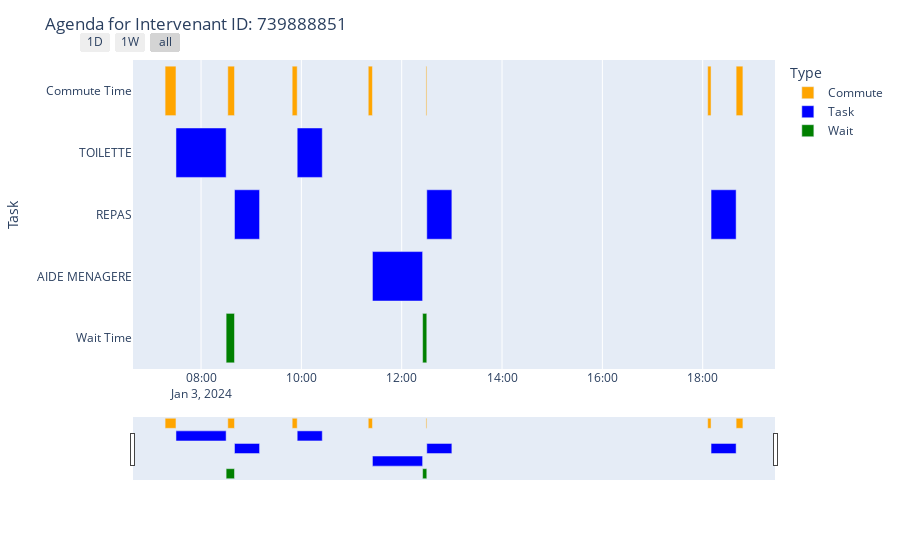
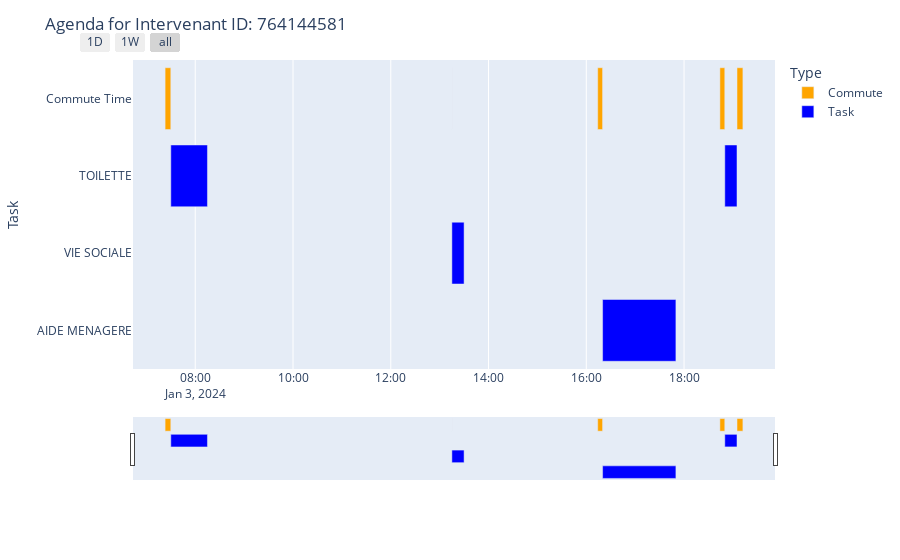
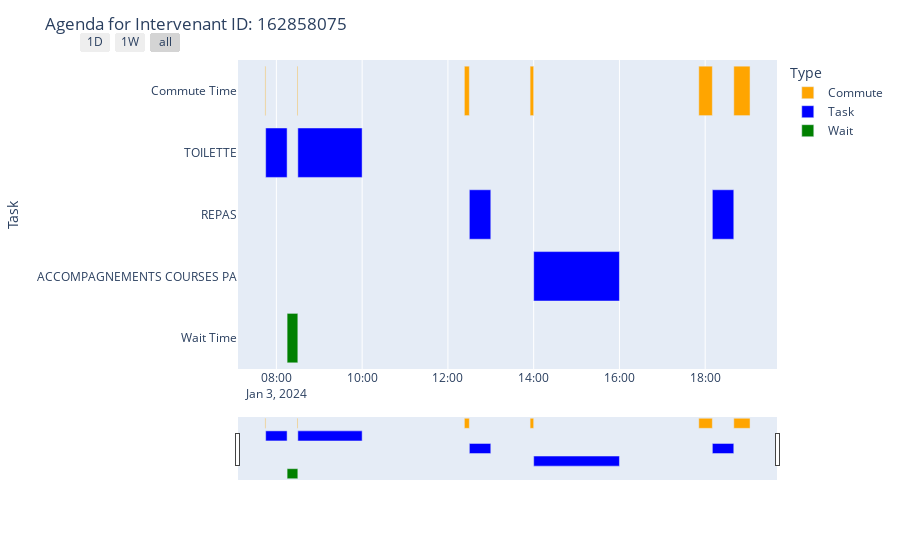
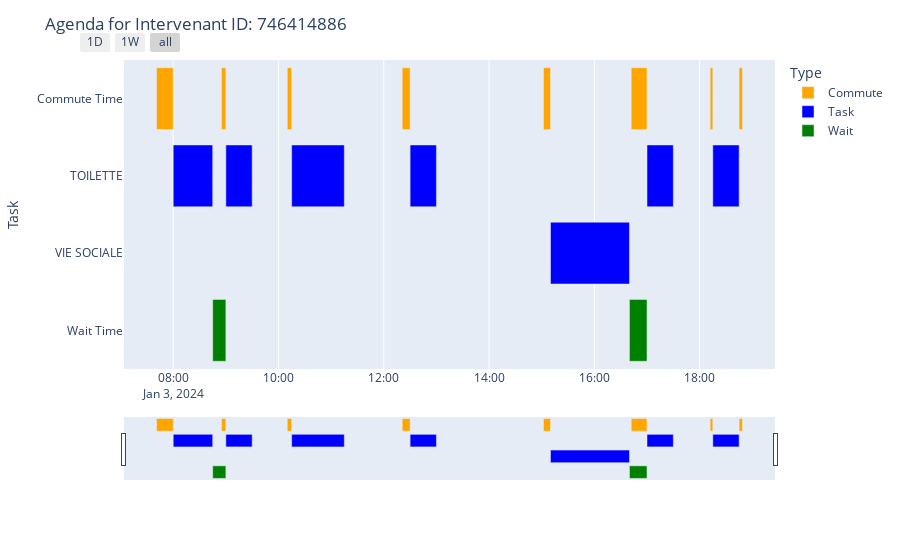

Source (notebook cell) for these figures, in order:
### Code cell
all_intervenant_agendas = []

for intervenant_id in jan24_df["ID Intervenant"].unique():
    intervenant_agenda_commute = plot_agenda(
        intervenant_id, jan24_df, commute_data_df
    )
    all_intervenant_agendas.append(intervenant_agenda_commute)

df_agendas = pd.concat(all_intervenant_agendas)

### Figure 1 — Plotly figure (JSON) as saved in the notebook; plotly's stock layout.template omitted (floating-point values rounded to 4 significant figures)
{"data": [{"alignmentgroup": "True", "base": ["2024-01-03T07:17:00-03:00", "2024-01-03T08:32:00-03:00", "2024-01-03T09:49:00-03:00", "2024-01-03T11:20:00-03:00", "2024-01-03T12:29:00-03:00", "2024-01-03T18:06:00-03:00", "2024-01-03T18:40:00-03:00"], "customdata": [["522099746", 0, 13], ["480337694", 2, 8], ["197274024", 0, 6], ["658187452", 0, 5], ["243033408", 4, 1], ["530138806", 0, 4], ["Home", 0, 8.1]], "hovertemplate": "Type=Commute<br>Start=%{base}<br>Finish=%{x}<br>Task=%{y}<br>ID Client=%{customdata[0]}<br>Wait Time=%{customdata[1]}<br>Commute Time=%{customdata[2]}<extra></extra>", "legendgroup": "Commute", "marker": {"color": "orange", "pattern": {"shape": ""}}, "name": "Commute", "offsetgroup": "Commute", "orientation": "h", "showlegend": true, "textposition": "auto", "type": "bar", "x": [780000, 480000, 360000, 300000, 60000, 240000, 486000], "xaxis": "x", "y": ["Commute Time", "Commute Time", "Commute Time", "Commute Time", "Commute Time", "Commute Time", "Commute Time"], "yaxis": "y"}, {"alignmentgroup": "True", "base": ["2024-01-03T07:30:00-03:00", "2024-01-03T08:40:00-03:00", "2024-01-03T09:55:00-03:00", "2024-01-03T11:25:00-03:00", "2024-01-03T12:30:00-03:00", "2024-01-03T18:10:00-03:00"], "customdata": [["522099746", 0, 13], ["480337694", 2, 8], ["197274024", 0, 6], ["658187452", 0, 5], ["243033408", 4, 1], ["530138806", 0, 4]], "hovertemplate": "Type=Task<br>Start=%{base}<br>Finish=%{x}<br>Task=%{y}<br>ID Client=%{customdata[0]}<br>Wait Time=%{customdata[1]}<br>Commute Time=%{customdata[2]}<extra></extra>", "legendgroup": "Task", "marker": {"color": "blue", "pattern": {"shape": ""}}, "name": "Task", "offsetgroup": "Task", "orientation": "h", "showlegend": true, "textposition": "auto", "type": "bar", "x": [3600000, 1800000, 1800000, 3600000, 1800000, 1800000], "xaxis": "x", "y": ["TOILETTE", "REPAS", "TOILETTE", "AIDE MENAGERE", "REPAS", "REPAS"], "yaxis": "y"}, {"alignmentgroup": "True", "base": ["2024-01-03T08:30:00-03:00", "2024-01-03T12:25:00-03:00"], "customdata": [["480337694", 2, 8], ["243033408", 4, 1]], "hovertemplate": "Type=Wait<br>Start=%{base}<br>Finish=%{x}<br>Task=%{y}<br>ID Client=%{customdata[0]}<br>Wait Time=%{customdata[1]}<br>Commute Time=%{customdata[2]}<extra></extra>", "legendgroup": "Wait", "marker": {"color": "green", "pattern": {"shape": ""}}, "name": "Wait", "offsetgroup": "Wait", "orientation": "h", "showlegend": true, "textposition": "auto", "type": "bar", "x": [600000, 300000], "xaxis": "x", "y": ["Wait Time", "Wait Time"], "yaxis": "y"}], "layout": {"barmode": "overlay", "legend": {"title": {"text": "Type"}, "tracegroupgap": 0}, "margin": {"t": 60}, "title": {"text": "Agenda for Intervenant ID: 739888851"}, "xaxis": {"anchor": "y", "domain": [0, 1], "rangeselector": {"buttons": [{"count": 1, "label": "1D", "step": "day", "stepmode": "backward"}, {"count": 7, "label": "1W", "step": "day", "stepmode": "backward"}, {"step": "all"}]}, "rangeslider": {"visible": true}, "type": "date"}, "yaxis": {"anchor": "x", "autorange": "reversed", "domain": [0, 1], "title": {"text": "Task"}}}}

### Figure 2 — Plotly figure (JSON) as saved in the notebook; plotly's stock layout.template omitted (floating-point values rounded to 4 significant figures)
{"data": [{"alignmentgroup": "True", "base": ["2024-01-03T07:23:00-03:00", "2024-01-03T13:15:00-03:00", "2024-01-03T16:14:00-03:00", "2024-01-03T18:44:00-03:00", "2024-01-03T19:05:00-03:00"], "customdata": [["87852633", 0, 7], ["87852633", 0, 0], ["662280369", 0, 6], ["87852633", 0, 6], ["Home", 0, 7.233]], "hovertemplate": "Type=Commute<br>Start=%{base}<br>Finish=%{x}<br>Task=%{y}<br>ID Client=%{customdata[0]}<br>Wait Time=%{customdata[1]}<br>Commute Time=%{customdata[2]}<extra></extra>", "legendgroup": "Commute", "marker": {"color": "orange", "pattern": {"shape": ""}}, "name": "Commute", "offsetgroup": "Commute", "orientation": "h", "showlegend": true, "textposition": "auto", "type": "bar", "x": [420000, 0, 360000, 360000, 434000], "xaxis": "x", "y": ["Commute Time", "Commute Time", "Commute Time", "Commute Time", "Commute Time"], "yaxis": "y"}, {"alignmentgroup": "True", "base": ["2024-01-03T07:30:00-03:00", "2024-01-03T13:15:00-03:00", "2024-01-03T16:20:00-03:00", "2024-01-03T18:50:00-03:00"], "customdata": [["87852633", 0, 7], ["87852633", 0, 0], ["662280369", 0, 6], ["87852633", 0, 6]], "hovertemplate": "Type=Task<br>Start=%{base}<br>Finish=%{x}<br>Task=%{y}<br>ID Client=%{customdata[0]}<br>Wait Time=%{customdata[1]}<br>Commute Time=%{customdata[2]}<extra></extra>", "legendgroup": "Task", "marker": {"color": "blue", "pattern": {"shape": ""}}, "name": "Task", "offsetgroup": "Task", "orientation": "h", "showlegend": true, "textposition": "auto", "type": "bar", "x": [2700000, 900000, 5400000, 900000], "xaxis": "x", "y": ["TOILETTE", "VIE SOCIALE", "AIDE MENAGERE", "TOILETTE"], "yaxis": "y"}], "layout": {"barmode": "overlay", "legend": {"title": {"text": "Type"}, "tracegroupgap": 0}, "margin": {"t": 60}, "title": {"text": "Agenda for Intervenant ID: 764144581"}, "xaxis": {"anchor": "y", "domain": [0, 1], "rangeselector": {"buttons": [{"count": 1, "label": "1D", "step": "day", "stepmode": "backward"}, {"count": 7, "label": "1W", "step": "day", "stepmode": "backward"}, {"step": "all"}]}, "rangeslider": {"visible": true}, "type": "date"}, "yaxis": {"anchor": "x", "autorange": "reversed", "domain": [0, 1], "title": {"text": "Task"}}}}

### Figure 3 — Plotly figure (JSON) as saved in the notebook; plotly's stock layout.template omitted (floating-point values rounded to 4 significant figures)
{"data": [{"alignmentgroup": "True", "base": ["2024-01-03T07:44:00-03:00", "2024-01-03T08:29:00-03:00", "2024-01-03T12:23:00-03:00", "2024-01-03T13:55:00-03:00", "2024-01-03T17:51:00-03:00", "2024-01-03T18:40:00-03:00"], "customdata": [["559277088", 0, 1], ["78899980", 14, 1], ["530138806", 0, 7], ["560136410", 0, 5], ["541258495", 0, 19], ["Home", 0, 22.75]], "hovertemplate": "Type=Commute<br>Start=%{base}<br>Finish=%{x}<br>Task=%{y}<br>ID Client=%{customdata[0]}<br>Wait Time=%{customdata[1]}<br>Commute Time=%{customdata[2]}<extra></extra>", "legendgroup": "Commute", "marker": {"color": "orange", "pattern": {"shape": ""}}, "name": "Commute", "offsetgroup": "Commute", "orientation": "h", "showlegend": true, "textposition": "auto", "type": "bar", "x": [60000, 60000, 420000, 300000, 1140000, 1365000], "xaxis": "x", "y": ["Commute Time", "Commute Time", "Commute Time", "Commute Time", "Commute Time", "Commute Time"], "yaxis": "y"}, {"alignmentgroup": "True", "base": ["2024-01-03T07:45:00-03:00", "2024-01-03T08:30:00-03:00", "2024-01-03T12:30:00-03:00", "2024-01-03T14:00:00-03:00", "2024-01-03T18:10:00-03:00"], "customdata": [["559277088", 0, 1], ["78899980", 14, 1], ["530138806", 0, 7], ["560136410", 0, 5], ["541258495", 0, 19]], "hovertemplate": "Type=Task<br>Start=%{base}<br>Finish=%{x}<br>Task=%{y}<br>ID Client=%{customdata[0]}<br>Wait Time=%{customdata[1]}<br>Commute Time=%{customdata[2]}<extra></extra>", "legendgroup": "Task", "marker": {"color": "blue", "pattern": {"shape": ""}}, "name": "Task", "offsetgroup": "Task", "orientation": "h", "showlegend": true, "textposition": "auto", "type": "bar", "x": [1800000, 5400000, 1800000, 7200000, 1800000], "xaxis": "x", "y": ["TOILETTE", "TOILETTE", "REPAS", "ACCOMPAGNEMENTS COURSES PA", "REPAS"], "yaxis": "y"}, {"alignmentgroup": "True", "base": ["2024-01-03T08:15:00-03:00"], "customdata": [["78899980", 14, 1]], "hovertemplate": "Type=Wait<br>Start=%{base}<br>Finish=%{x}<br>Task=%{y}<br>ID Client=%{customdata[0]}<br>Wait Time=%{customdata[1]}<br>Commute Time=%{customdata[2]}<extra></extra>", "legendgroup": "Wait", "marker": {"color": "green", "pattern": {"shape": ""}}, "name": "Wait", "offsetgroup": "Wait", "orientation": "h", "showlegend": true, "textposition": "auto", "type": "bar", "x": [900000], "xaxis": "x", "y": ["Wait Time"], "yaxis": "y"}], "layout": {"barmode": "overlay", "legend": {"title": {"text": "Type"}, "tracegroupgap": 0}, "margin": {"t": 60}, "title": {"text": "Agenda for Intervenant ID: 162858075"}, "xaxis": {"anchor": "y", "domain": [0, 1], "rangeselector": {"buttons": [{"count": 1, "label": "1D", "step": "day", "stepmode": "backward"}, {"count": 7, "label": "1W", "step": "day", "stepmode": "backward"}, {"step": "all"}]}, "rangeslider": {"visible": true}, "type": "date"}, "yaxis": {"anchor": "x", "autorange": "reversed", "domain": [0, 1], "title": {"text": "Task"}}}}

### Figure 4 — Plotly figure (JSON) as saved in the notebook; plotly's stock layout.template omitted (floating-point values rounded to 4 significant figures)
{"data": [{"alignmentgroup": "True", "base": ["2024-01-03T07:41:00-03:00", "2024-01-03T08:55:00-03:00", "2024-01-03T10:10:00-03:00", "2024-01-03T12:21:00-03:00", "2024-01-03T15:02:00-03:00", "2024-01-03T16:42:00-03:00", "2024-01-03T18:12:00-03:00", "2024-01-03T18:45:00-03:00"], "customdata": [["315244686", 0, 19], ["243033408", 10, 5], ["88588548", 0, 5], ["584983158", 0, 9], ["530138806", 0, 8], ["477580072", 2, 18], ["864411156", 0, 3], ["Home", 0, 3.783]], "hovertemplate": "Type=Commute<br>Start=%{base}<br>Finish=%{x}<br>Task=%{y}<br>ID Client=%{customdata[0]}<br>Wait Time=%{customdata[1]}<br>Commute Time=%{customdata[2]}<extra></extra>", "legendgroup": "Commute", "marker": {"color": "orange", "pattern": {"shape": ""}}, "name": "Commute", "offsetgroup": "Commute", "orientation": "h", "showlegend": true, "textposition": "auto", "type": "bar", "x": [1140000, 300000, 300000, 540000, 480000, 1080000, 180000, 227000], "xaxis": "x", "y": ["Commute Time", "Commute Time", "Commute Time", "Commute Time", "Commute Time", "Commute Time", "Commute Time", "Commute Time"], "yaxis": "y"}, {"alignmentgroup": "True", "base": ["2024-01-03T08:00:00-03:00", "2024-01-03T09:00:00-03:00", "2024-01-03T10:15:00-03:00", "2024-01-03T12:30:00-03:00", "2024-01-03T15:10:00-03:00", "2024-01-03T17:00:00-03:00", "2024-01-03T18:15:00-03:00"], "customdata": [["315244686", 0, 19], ["243033408", 10, 5], ["88588548", 0, 5], ["584983158", 0, 9], ["530138806", 0, 8], ["477580072", 2, 18], ["864411156", 0, 3]], "hovertemplate": "Type=Task<br>Start=%{base}<br>Finish=%{x}<br>Task=%{y}<br>ID Client=%{customdata[0]}<br>Wait Time=%{customdata[1]}<br>Commute Time=%{customdata[2]}<extra></extra>", "legendgroup": "Task", "marker": {"color": "blue", "pattern": {"shape": ""}}, "name": "Task", "offsetgroup": "Task", "orientation": "h", "showlegend": true, "textposition": "auto", "type": "bar", "x": [2700000, 1800000, 3600000, 1800000, 5400000, 1800000, 1800000], "xaxis": "x", "y": ["TOILETTE", "TOILETTE", "TOILETTE", "TOILETTE", "VIE SOCIALE", "TOILETTE", "TOILETTE"], "yaxis": "y"}, {"alignmentgroup": "True", "base": ["2024-01-03T08:45:00-03:00", "2024-01-03T16:40:00-03:00"], "customdata": [["243033408", 10, 5], ["477580072", 2, 18]], "hovertemplate": "Type=Wait<br>Start=%{base}<br>Finish=%{x}<br>Task=%{y}<br>ID Client=%{customdata[0]}<br>Wait Time=%{customdata[1]}<br>Commute Time=%{customdata[2]}<extra></extra>", "legendgroup": "Wait", "marker": {"color": "green", "pattern": {"shape": ""}}, "name": "Wait", "offsetgroup": "Wait", "orientation": "h", "showlegend": true, "textposition": "auto", "type": "bar", "x": [900000, 1200000], "xaxis": "x", "y": ["Wait Time", "Wait Time"], "yaxis": "y"}], "layout": {"barmode": "overlay", "legend": {"title": {"text": "Type"}, "tracegroupgap": 0}, "margin": {"t": 60}, "title": {"text": "Agenda for Intervenant ID: 746414886"}, "xaxis": {"anchor": "y", "domain": [0, 1], "rangeselector": {"buttons": [{"count": 1, "label": "1D", "step": "day", "stepmode": "backward"}, {"count": 7, "label": "1W", "step": "day", "stepmode": "backward"}, {"step": "all"}]}, "rangeslider": {"visible": true}, "type": "date"}, "yaxis": {"anchor": "x", "autorange": "reversed", "domain": [0, 1], "title": {"text": "Task"}}}}
